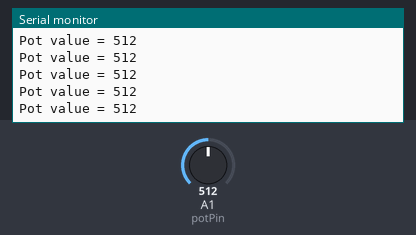
The sketch below on a simulated Arduino Uno, built with avr-gcc and run on an emulated ATmega328P. On the bench: the last lines printed to the serial monitor. Inputs (shaded band) come from the test bench; at power-on: A1 (potPin) = 512.

Above: at 1.2 s.
1.3 s: A1 (potPin) set to 981
At 2.4 s:
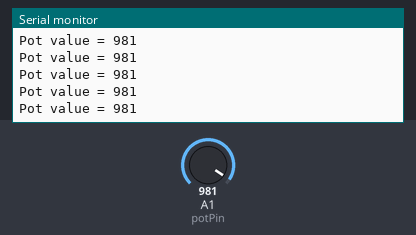
4.3 s: A1 (potPin) set to 1009
At 5.4 s:
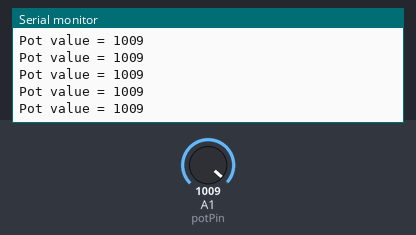
Timing chart, 0 to 7.3 s (numbered marks = the images above; inputs shaded):
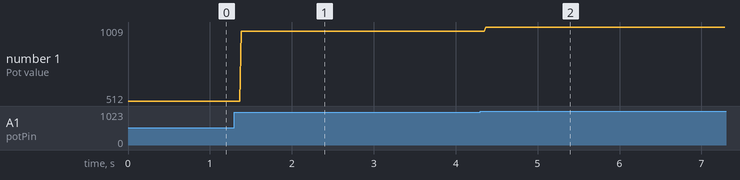

Measured:
- after the input at 1.3 s, the serial monitor: prints a new line after 0.08 s (image 1)
- after the input at 4.3 s, the serial monitor: prints a new line after 0.07 s (image 2)
- plotted number 1: 512 → 981 after the input at 1.3 s, 981 → 1009 after the input at 4.3 s

The sketch:

potmeter.ino
```cpp
  int potPin = A1;

void setup() {
  Serial.begin(9600);
}

void loop() {
  int potValue = analogRead(potPin);
  //potValue varies from 0 to 1023
  Serial.print("Pot value = ");
  Serial.println(potValue);
  delay(1);

}
```
